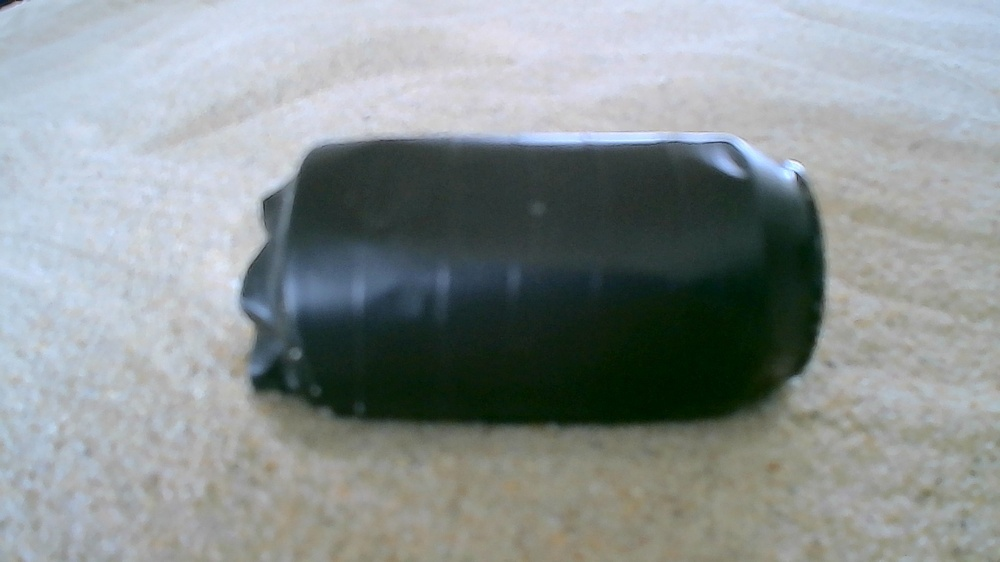
#> input picture lata1.jpg, 1000 x 562 px, shrunk from 1920 x 1080 before the run
$ python detectAguaLataImg.py
#> lines starting #> are read from the running program, lines starting #| are printed output that depends on the picture; after the words box and inside, x2 and y2 are one past the last pixel; in counts of white or black regions, pixels touching at a corner belong together; long printed decimals are rounded
#> further down, imagen is the input picture: shape (562, 1000, 3); mean B, G, R 146.6, 145.9, 138.5
import cv2
import numpy as np

# Función para detectar la tonalidad azul-celeste
def detectar_tonalidad(imagen):
    # Convertir la imagen de BGR a HSV (Hue, Saturation, Value)
    hsv = cv2.cvtColor(imagen, cv2.COLOR_BGR2HSV)
#> hsv: shape (562, 1000, 3); mean H, S, V 78.5, 45.2, 151.8

    # Definir el rango de tonalidades azules-celestes en HSV
    lower_azul_celeste = np.array([85, 100, 100])
    upper_azul_celeste = np.array([110, 255, 255])

    # Definir el rango de tonalidades negras en HSV
    lower_negro = np.array([0, 0, 0])
    upper_negro = np.array([180, 255, 20])

    # Aplicar la máscara para encontrar los píxeles en el rango de azul-celeste
    mask1 = cv2.inRange(hsv, lower_azul_celeste, upper_azul_celeste)
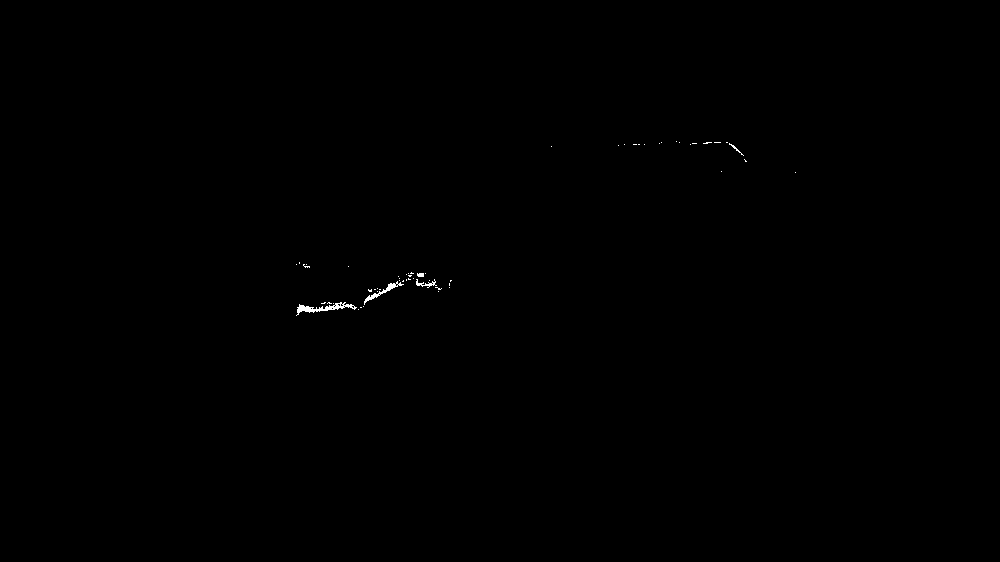
#> mask1: shape (562, 1000); 0.12% white in thin lines or dots, all inside (x1, y1, x2, y2) = (296, 141, 796, 316)
     # Aplicar la máscara para encontrar los píxeles en el rango de negro
    mask2 = cv2.inRange(hsv, lower_negro, upper_negro)
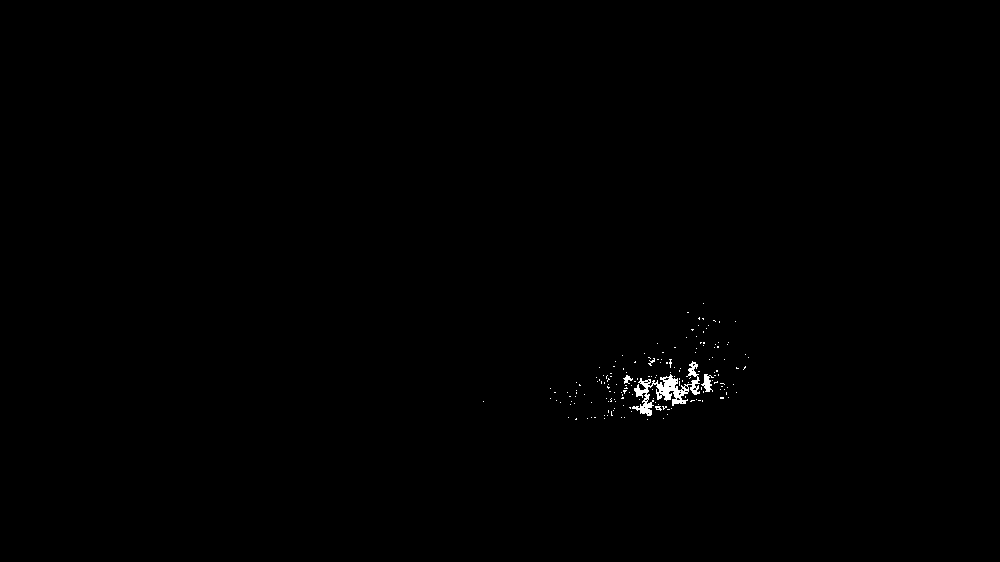
#> mask2: shape (562, 1000); 0.29% white; 169 white regions (164 under 20 px), largest, box (x1, y1, x2, y2) and area: (632, 361, 700, 416) 1089, (701, 374, 714, 392) 116, (623, 375, 633, 384) 45, (648, 358, 655, 366) 21, (655, 406, 662, 411) 21


    # Calcular el porcentaje de píxeles azul-celestes
    total_pixeles = np.prod(imagen.shape[:2])
#> total_pixeles = 562000
    pixeles_azul_celeste = cv2.countNonZero(mask1)
#> pixeles_azul_celeste = 686
    porcentaje_azul_celeste = (pixeles_azul_celeste / total_pixeles) * 100
#> porcentaje_azul_celeste = 0.122

      # Calcular el porcentaje de píxeles negros

    pixeles_negros = cv2.countNonZero(mask2)
#> pixeles_negros = 1626
    porcentaje_negro = (pixeles_negros / total_pixeles) * 100
#> porcentaje_negro = 0.289

    # Aplicar la máscara a la imagen original
    #resultado = cv2.bitwise_and(imagen, imagen, mask1=mask1)

    # Aplicar la máscara a la imagen original
    #resultado = cv2.bitwise_and(imagen, imagen, mask2=mask2)

    return porcentaje_azul_celeste, porcentaje_negro

# Cargar la imagen de entrada
imagen = cv2.imread('lata1.jpg')


# Llamar a la función para detectar la tonalidad negra
porcentaje_azul_celeste, porcentaje_negro = detectar_tonalidad(imagen)
#> porcentaje_azul_celeste = 0.122; porcentaje_negro = 0.289


# Mostrar el porcentaje de tonalidad azul-celeste
print("Porcentaje de tonalidad azul-celeste en la imagen:", porcentaje_azul_celeste)
#| Porcentaje de tonalidad azul-celeste en la imagen: 0.1221
print("Porcentaje de tonalidad negra en la imagen:", porcentaje_negro)
#| Porcentaje de tonalidad negra en la imagen: 0.2893

$ run again, with lata4.jpg copied over lata1.jpg
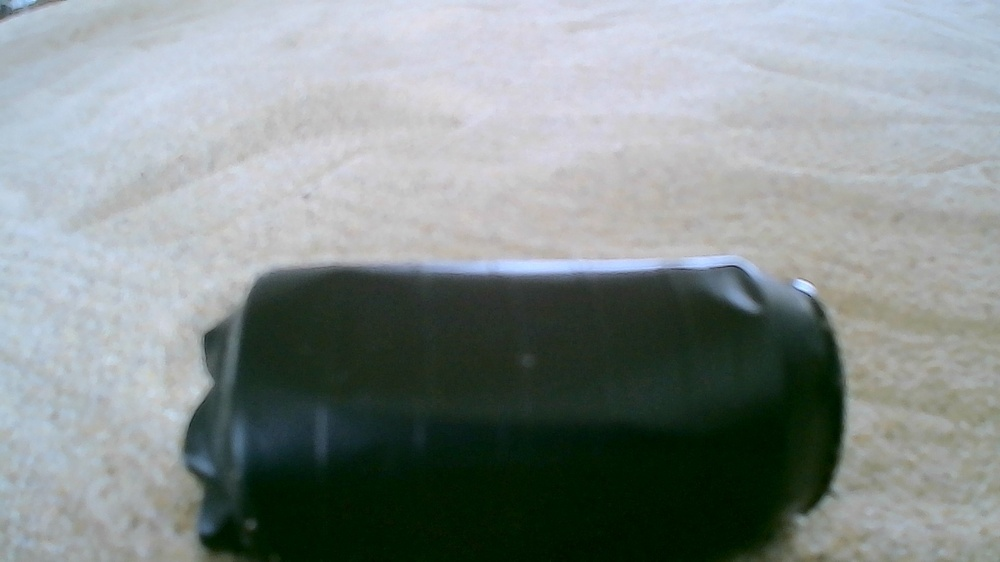
#> input picture lata4.jpg, 1000 x 562 px, shrunk from 1920 x 1080 before the run
#> imagen is the input picture: shape (562, 1000, 3); mean B, G, R 141.1, 141.8, 133.4
#> hsv: shape (562, 1000, 3); mean H, S, V 79.9, 58.2, 146.6
#> in detectar_tonalidad, `mask1 = cv2.inRange(hsv, lower_azul_celeste, upper_azul_celeste)`:
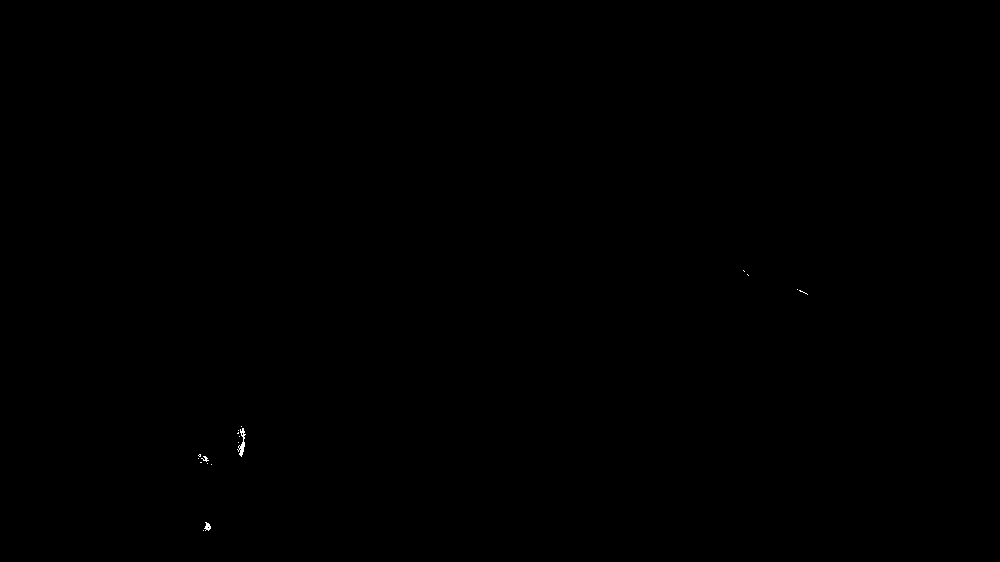
#> mask1: shape (562, 1000); 0.03% white in thin lines or dots, all inside (x1, y1, x2, y2) = (198, 270, 808, 531)
#> in detectar_tonalidad, `mask2 = cv2.inRange(hsv, lower_negro, upper_negro)`:
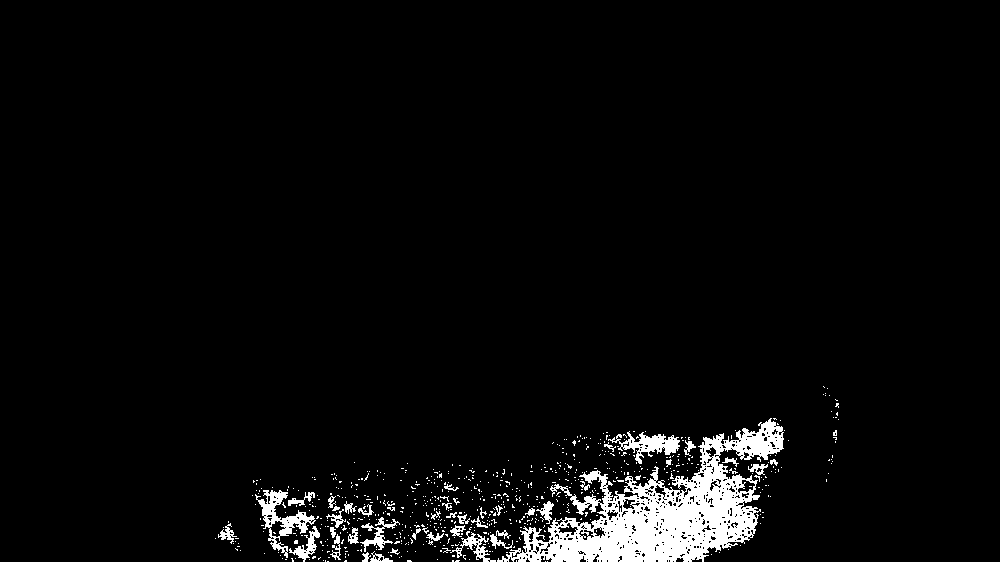
#> mask2: shape (562, 1000); 4% white; 681 white regions (639 under 20 px), largest, box (x1, y1, x2, y2) and area: (497, 418, 784, 562) 15149, (255, 490, 316, 558) 1157, (608, 431, 680, 464) 884
#> pixeles_azul_celeste = 189
#> in detectar_tonalidad, `porcentaje_azul_celeste = (pixeles_azul_celeste / total_pixeles) * 100`: porcentaje_azul_celeste = 0.0336
#> pixeles_negros = 22358
#> in detectar_tonalidad, `porcentaje_negro = (pixeles_negros / total_pixeles) * 100`: porcentaje_negro = 3.98
#> `porcentaje_azul_celeste, porcentaje_negro = detectar_tonalidad(imagen)`: porcentaje_azul_celeste = 0.0336; porcentaje_negro = 3.98
#| Porcentaje de tonalidad azul-celeste en la imagen: 0.03363
#| Porcentaje de tonalidad negra en la imagen: 3.978

$ run again, with agua1.jpg copied over lata1.jpg
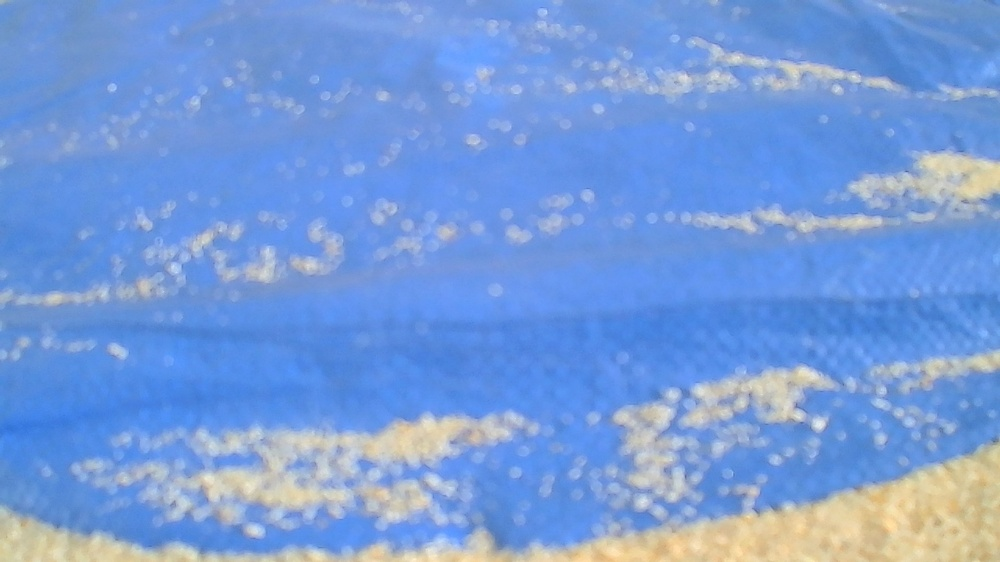
#> input picture agua1.jpg, 1000 x 562 px, shrunk from 1920 x 1080 before the run
#> imagen is the input picture: shape (562, 1000, 3); mean B, G, R 217.7, 155.7, 118.3
#> hsv: shape (562, 1000, 3); mean H, S, V 101.7, 122.3, 221.7
#> in detectar_tonalidad, `mask1 = cv2.inRange(hsv, lower_azul_celeste, upper_azul_celeste)`:
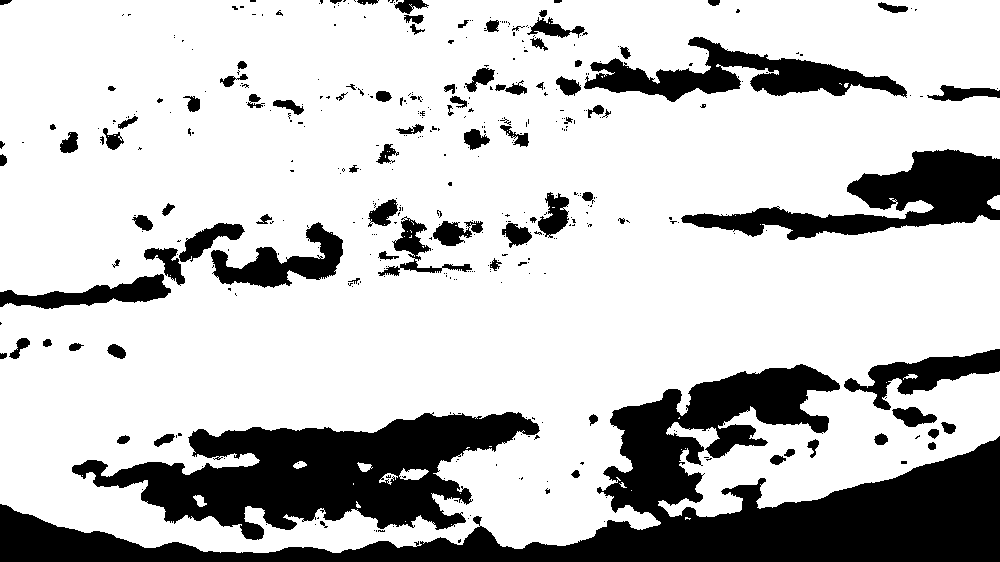
#> mask1: shape (562, 1000); 76.9% white; 423 black regions (327 under 20 px), largest, box (x1, y1, x2, y2) and area: (0, 364, 1000, 562) 55963, (72, 412, 540, 540) 28945, (681, 149, 1000, 240) 11429
#> mask2: shape (562, 1000); every value is 0
#> pixeles_azul_celeste = 432170
#> in detectar_tonalidad, `porcentaje_azul_celeste = (pixeles_azul_celeste / total_pixeles) * 100`: porcentaje_azul_celeste = 76.9
#> pixeles_negros = 0
#> `porcentaje_azul_celeste, porcentaje_negro = detectar_tonalidad(imagen)`: porcentaje_azul_celeste = 76.9; porcentaje_negro = 0
#| Porcentaje de tonalidad azul-celeste en la imagen: 76.899
#| Porcentaje de tonalidad negra en la imagen: 0.0
